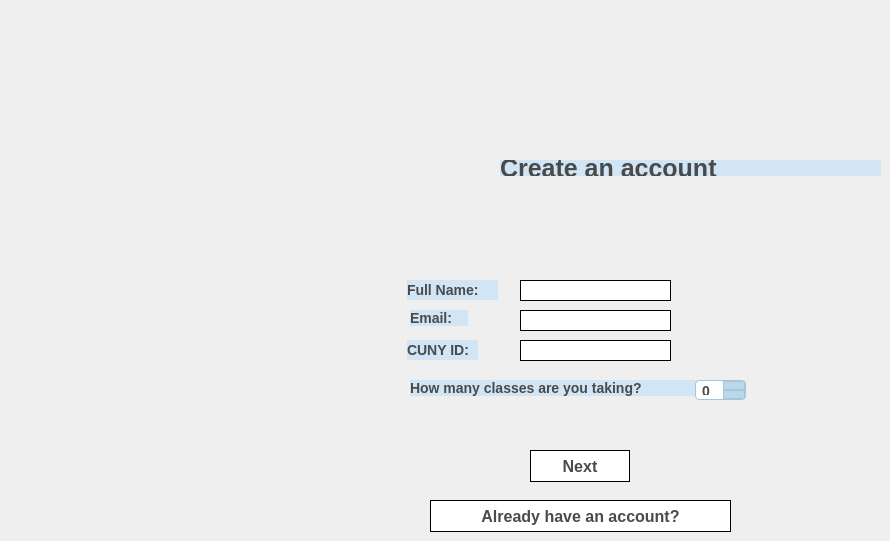
    <widget class="QWidget" name="signInPage">
     <widget class="QLabel" name="label_7">
      <property name="geometry">
       <rect>
        <x>500</x>
        <y>160</y>
        <width>381</width>
        <height>16</height>
       </rect>
      </property>
      <property name="styleSheet">
       <string notr="true">QLabel#label_7 {
    font-size: 25px;
    font-weight: bold;
    font-family: &quot;Courier New&quot;, monospace; 
    

    color: #4A4A4A;    
    background-color: #D1E5F4; 

}</string>
      </property>
      <property name="text">
       <string>Create an account</string>
      </property>
     </widget>
     <widget class="QLabel" name="label_8">
      <property name="geometry">
       <rect>
        <x>407</x>
        <y>280</y>
        <width>91</width>
        <height>20</height>
       </rect>
      </property>
      <property name="styleSheet">
       <string notr="true">QLabel#label_8 {
    font-size: 14px;
    font-weight: bold;
    font-family: &quot;Courier New&quot;, monospace; 

    color: #4A4A4A;    
    background-color: #D1E5F4; 

}</string>
      </property>
      <property name="text">
       <string>Full Name:</string>
      </property>
     </widget>
     <widget class="QLabel" name="label_10">
      <property name="geometry">
       <rect>
        <x>407</x>
        <y>340</y>
        <width>71</width>
        <height>20</height>
       </rect>
      </property>
      <property name="styleSheet">
       <string notr="true">QLabel#label_10 {
    font-size: 14px;
    font-weight: bold;
    font-family: &quot;Courier New&quot;, monospace; 

    color: #4A4A4A;    
    background-color: #D1E5F4; 

}</string>
      </property>
      <property name="text">
       <string>CUNY ID:</string>
      </property>
     </widget>
     <widget class="QLabel" name="label_11">
      <property name="geometry">
       <rect>
        <x>410</x>
        <y>380</y>
        <width>331</width>
        <height>16</height>
       </rect>
      </property>
      <property name="styleSheet">
       <string notr="true">QLabel#label_11 {
    font-size: 14px;
    font-weight: bold;
    font-family: &quot;Courier New&quot;, monospace; 

    color: #4A4A4A;    
    background-color: #D1E5F4; 

}</string>
      </property>
      <property name="text">
       <string>How many classes are you taking?</string>
      </property>
     </widget>
     <widget class="QSpinBox" name="classCountSpinBox">
      <property name="geometry">
       <rect>
        <x>695</x>
        <y>380</y>
        <width>51</width>
        <height>20</height>
       </rect>
      </property>
      <property name="styleSheet">
       <string notr="true">QSpinBox {
    font-size: 14px;
    font-weight: bold;
    font-family: &quot;Courier New&quot;, monospace;

    color: #4A4A4A;
    background-color: #FFFFFF;

    border: 1px solid #A7C6DD;
    border-radius: 4px;
    padding: 4px;
}

QSpinBox::up-button, QSpinBox::down-button {
    width: 20px;
    background-color: #BBD8EB;
    border: 1px solid #A7C6DD;
}

QSpinBox::up-button:hover, QSpinBox::down-button:hover {
    background-color: #A7C6DD;
}

QSpinBox::up-arrow, QSpinBox::down-arrow {
    width: 10px;
    height: 10px;
}
</string>
      </property>
     </widget>
     <widget class="QLineEdit" name="nameLineEdit">
      <property name="geometry">
       <rect>
        <x>520</x>
        <y>280</y>
        <width>151</width>
        <height>21</height>
       </rect>
      </property>
      <property name="styleSheet">
       <string notr="true">QLineEdit {
    background-color: #FFFFFF;
    color: #4A4A4A;
    font-family: &quot;Courier New&quot;, monospace;
    font-size: 16px;
    font-weight: 500;
    border: 1px solid #000000;
    border-radius: 0px;
    padding: 5px;
}</string>
      </property>
     </widget>
     <widget class="QLineEdit" name="idLineEdit">
      <property name="geometry">
       <rect>
        <x>520</x>
        <y>340</y>
        <width>151</width>
        <height>21</height>
       </rect>
      </property>
      <property name="styleSheet">
       <string notr="true">QLineEdit {
    background-color: #FFFFFF;
    color: #4A4A4A;
    font-family: &quot;Courier New&quot;, monospace;
    font-size: 16px;
    font-weight: 500;
    border: 1px solid #000000;
    border-radius: 0px;
    padding: 5px;
}</string>
      </property>
     </widget>
     <widget class="QPushButton" name="nextToClassInfoButton">
      <property name="geometry">
       <rect>
        <x>530</x>
        <y>450</y>
        <width>100</width>
        <height>32</height>
       </rect>
      </property>
      <property name="styleSheet">
       <string notr="true">QPushButton {
    padding: 4px 13px; 
    font-size: 16px;       
    background-color: #FFFFFF;    
    color: #4A4A4A;             
    border: 1px solid #000000;  
    border-radius: 0px;       
    font-family: &quot;Courier New&quot;, monospace;
    font-weight: 500;
}

QPushButton:pressed {
    background-color: #E0E0E0; 
    padding: 18px 27px 12px 33px;
}</string>
      </property>
      <property name="text">
       <string>Next</string>
      </property>
     </widget>
     <widget class="QLabel" name="label_12">
      <property name="geometry">
       <rect>
        <x>410</x>
        <y>310</y>
        <width>58</width>
        <height>16</height>
       </rect>
      </property>
      <property name="styleSheet">
       <string notr="true">QLabel#label_12 {
    font-size: 14px;
    font-weight: bold;
    font-family: &quot;Courier New&quot;, monospace; 

    color: #4A4A4A;    
    background-color: #D1E5F4; 

}</string>
      </property>
      <property name="text">
       <string>Email:</string>
      </property>
     </widget>
     <widget class="QLineEdit" name="emailLineEdit">
      <property name="geometry">
       <rect>
        <x>520</x>
        <y>310</y>
        <width>151</width>
        <height>21</height>
       </rect>
      </property>
      <property name="styleSheet">
       <string notr="true">QLineEdit {
    background-color: #FFFFFF;
    color: #4A4A4A;
    font-family: &quot;Courier New&quot;, monospace;
    font-size: 16px;
    font-weight: 500;
    border: 1px solid #000000;
    border-radius: 0px;
    padding: 5px;
}</string>
      </property>
     </widget>
     <widget class="QPushButton" name="backToLoginButton">
      <property name="geometry">
       <rect>
        <x>430</x>
        <y>500</y>
        <width>301</width>
        <height>32</height>
       </rect>
      </property>
      <property name="styleSheet">
       <string notr="true">QPushButton {
    padding: 4px 13px; 
    font-size: 16px;       
    background-color: #FFFFFF;    
    color: #4A4A4A;             
    border: 1px solid #000000;  
    border-radius: 0px;       
    font-family: &quot;Courier New&quot;, monospace;
    font-weight: 500;
}

QPushButton:pressed {
    background-color: #E0E0E0; 
    padding: 18px 27px 12px 33px;
}</string>
      </property>
      <property name="text">
       <string>Already have an account?</string>
      </property>
     </widget>
    </widget>
